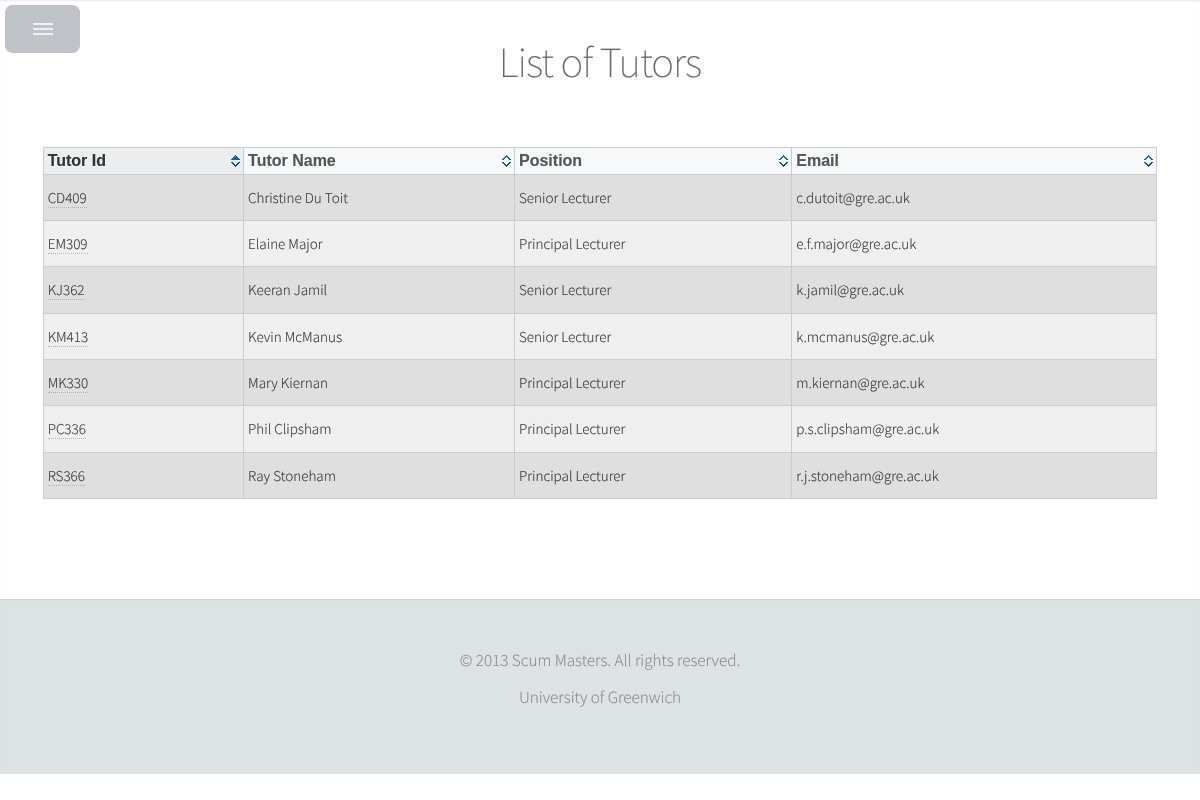
The page /admin/tutor_admin.php (signed in) on the database its author committed.
### tables this page shows
CREATE TABLE IF NOT EXISTS `cms_tutor` (
  `tutor_id` varchar(100) NOT NULL,
  `username` varchar(100) DEFAULT NULL,
  `password` varchar(100) DEFAULT NULL,
  `firstname` varchar(100) DEFAULT NULL,
  `surname` varchar(100) DEFAULT NULL,
  `position` text,
  `email` text,
  `imageUrl` text,
  `role_id` int(11) DEFAULT NULL,
  PRIMARY KEY (`tutor_id`)
);

### admin/tutor_admin.php (the view, shortened to what this page needs)
<?php
include '../db_connection.php';
$sql_query_tutor = "SELECT * FROM cms_tutor";
$result_tutor = mysqli_query($con,$sql_query_tutor);
?>
<html>
<head>
    <link rel="stylesheet" href="../css/theme.ice.css"/>
</head>
<body>
<div id="main">
    <section id="tutor" class="one">
        <div class="container">
            <header><h2 style="margin-top: 30px;">List of Tutors</h2></header>
            <div class="row">
                <div class="12u">
                    <table id="mytable" class="tablesorter">
                        <thead>
                        <tr>
                            <th>Tutor Id</th>
                            <th>Tutor Name</th>
                            <th>Position</th>
                            <th>Email</th>
                        </tr>
                        </thead>
                        <tbody>
                        <?php
                        while($row = mysqli_fetch_array($result_tutor))
                        {
                            echo "<tr id='".$row['tutor_id']."'>";
                                echo "<td><a href='tutor_detail_admin.php?tutor_id=".$row['tutor_id']."'>". $row['tutor_id'] ."</td>";
                                echo "<td>". $row['firstname'] . " " . $row['surname'] ."</td>";
                                echo "<td>". $row['position'] ."</td>";
                                echo "<td>". $row['email'] ."</td>";
                            echo "</tr>";
                        }
                        ?>
                        </tbody>
                    </table>
                </div>
            </div>
        </div>
    </section>
</div>
<div id="footer">
    <div class="copyright">
        <p>&copy; 2013 Scum Masters. All rights reserved.</p>
        <ul class="menu">
            <li>University of Greenwich</li>
        </ul>
    </div>
</div>
</body>
</html>

### css/theme.ice.css (style rules this page uses)
.tablesorter-ice { width: 100%; background-color: #fff; margin: 10px 0 15px; text-align: left; border-spacing: 0; border: #ccc 1px solid; border-width: 1px 0 0 1px; vertical-align: middle; font-size: 15px; }
.tablesorter-ice th, .tablesorter-ice td { border: #ccc 1px solid; border-width: 0 1px 1px 0; }
.tablesorter-ice th, .tablesorter-ice thead td { font: 12px/18px Arial, Sans-serif; color: #555; background-color: #f6f8f9; border-collapse: collapse; padding: 4px; text-shadow: 0 1px 0 rgba(255, 255, 255, 0.7); font-weight: bold; font-size: 16px; }
.tablesorter-ice tbody td, .tablesorter-ice tfoot th, .tablesorter-ice tfoot td { padding: 4px; vertical-align: top; }
.tablesorter-ice .header, .tablesorter-ice .tablesorter-header { background: #f6f8f9 no-repeat center right; padding: 4px 20px 4px 4px; white-space: normal; cursor: pointer; }
.tablesorter-ice .headerSortUp, .tablesorter-ice .tablesorter-headerSortUp, .tablesorter-ice .tablesorter-headerAsc { color: #333; background: #ebedee no-repeat center right; }
.tablesorter-ice td { color: #333; }
.tablesorter-ice tr.odd td { background-color: #dfdfdf; }
.tablesorter-ice tr.even td { background-color: #efefef; }

### css/style.css (style rules this page uses)
body { background: #fff; }
body,input,textarea,select { font-family: 'Source Sans Pro', sans-serif; font-size: 19pt; font-weight: 300; line-height: 1.75em; color: #888; -webkit-text-stroke: 0.15px; }
h1,h2,h3,h4,h5,h6 { font-weight: 200; color: #666; line-height: 1.5em; }
h2 { font-size: 2em; letter-spacing: -1px; }
header { margin: 0 0 2em 0; }
a { text-decoration: none; color: inherit; border-bottom: dotted 1px rgba(128,128,128,0.5); -moz-transition: color 0.35s ease-in-out, border-bottom-color 0.35s ease-in-out; -webkit-transition: color 0.35s ease-in-out, border-bottom-color 0.35s ease-in-out; -o-transition: color 0.35s ease-in-out, border-bottom-color 0.35s ease-in-out; -ms-transition: color 0.35s ease-in-out, border-bottom-color 0.35s ease-in-out; transition: color 0.35s ease-in-out, border-bottom-color 0.35s ease-in-out; outline: 0; }
p, ul, ol, dl, table { margin-bottom: 2em; }
section, article { margin-bottom: 3em; }
section > :last-child, article > :last-child, section > .container > :last-child, article > .container > :last-child { margin-bottom: 0; }
section:last-child, article:last-child { margin-bottom: 0; }
ul.menu { cursor: default; }
ul.menu li { display: inline-block; line-height: 1em; border-left: solid 1px rgba(128,128,128,0.35); padding: 0 0 0 0.5em; margin: 0 0 0 0.5em; }
ul.menu li:first-child { border-left: 0; padding-left: 0; margin-left: 0; }
table { width: 100%; }
#footer { margin-left: 375px; text-align: center; background-color: #dce3e2; padding: 3em 0 4em 0; box-shadow: inset 0 1px 0 0 rgba(0,0,0,0.05), inset 0 0.1em 0.1em 0 rgba(0,0,0,0.025); font-size: 0.8em; }
#footer .copyright { line-height: 1.25em; }
#footer .copyright p { margin: 0 0 1em 0; }
#footer .copyright .menu { margin: 0; }
#main { margin-left: 375px; }
#main > section { margin: 0; overflow: hidden; padding: 3em 0 4em 0; box-shadow: inset 0 1px 0 0 rgba(0,0,0,0.05), inset 0 0.1em 0.1em 0 rgba(0,0,0,0.025); text-align: center; background-image: url('images/overlay.png'); }
#main > section.one { background: #fff; padding-top: 0; }

### css/style-narrower.css (style rules this page uses)
body,input,textarea,select { font-size: 16pt; }
.container { padding: 0 2em 0 2em; }
#footer { margin-left: 0; }
#main { margin-left: 0; }

### rows shown on the page
cms_tutor: tutor_id "CD409", firstname "Christine", surname "Du Toit", position "Senior Lecturer", email "c.dutoit@gre.ac.uk"
cms_tutor: tutor_id "EM309", firstname "Elaine", surname "Major", position "Principal Lecturer", email "e.f.major@gre.ac.uk"
cms_tutor: tutor_id "KJ362", firstname "Keeran", surname "Jamil", position "Senior Lecturer", email "k.jamil@gre.ac.uk"
cms_tutor: tutor_id "KM413", firstname "Kevin", surname "McManus", position "Senior Lecturer", email "k.mcmanus@gre.ac.uk"
cms_tutor: tutor_id "MK330", firstname "Mary", surname "Kiernan", position "Principal Lecturer", email "m.kiernan@gre.ac.uk"
cms_tutor: tutor_id "PC336", firstname "Phil", surname "Clipsham", position "Principal Lecturer", email "p.s.clipsham@gre.ac.uk"
cms_tutor: tutor_id "RS366", firstname "Ray", surname "Stoneham", position "Principal Lecturer", email "r.j.stoneham@gre.ac.uk"
